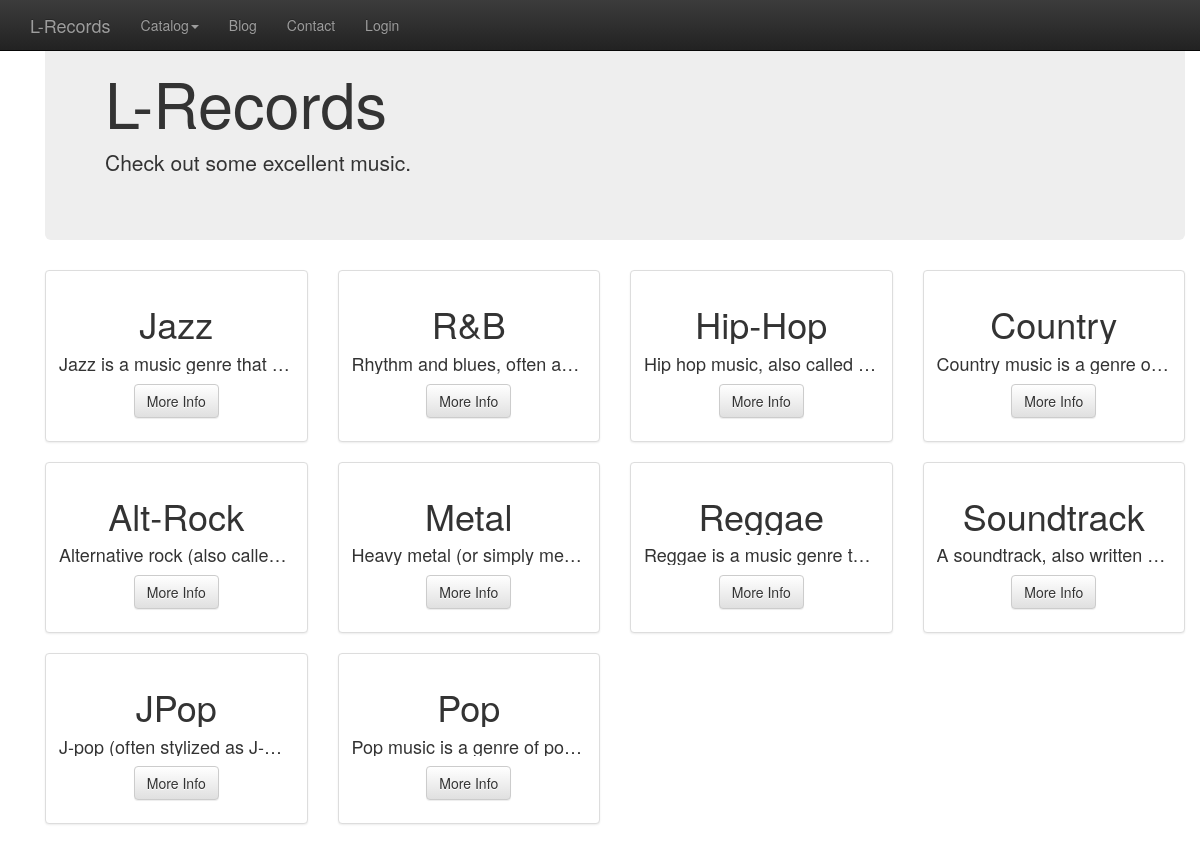
The app's page /genres with its own data.
### app/records/record_model.py (models this page shows, shortened)
class Base(db.Model):
    __abstract__ = True
    id = db.Column(db.Integer, primary_key=True)
    date_created = db.Column(db.DateTime, default=db.func.current_timestamp())
    date_modified = db.Column(db.DateTime, default=db.func.current_timestamp(
    ), onupdate=db.func.current_timestamp())

class Genre(Base):
    __tablename__ = 'genre'
    id = db.Column(db.Integer, primary_key=True)
    genre_name = db.Column(db.String(250), nullable=False)
    description = db.Column(db.String, nullable=True)
    genre_image = db.Column(db.VARCHAR(200), nullable=True)

### app/records/record_controllers.py (the view)
@recordBase.route('/genres', methods=['GET', 'POST'])
def showGenres():
    genres = db.session.query(Genre).all()
    if 'username' not in login_session:
        return render_template("genres/genres.html", genres=genres,
                               loggedIn=False)
    else:
        return render_template("genres/genres.html", genres=genres,
                               loggedIn=True)

### app/templates/genres/genres.html (shortened to what this page needs)
{% extends "main.html" %} {% block content %} {% include "header.html" %}
<div class="row text-center">
    {% for genre in genres %}
    <div class="col-md-3 col-sm-6 hero-feature">
        <div class="thumbnail">
            <div class="caption">
                <h1 class="item_title">{{ genre.genre_name }}</h1>
                <h4 class="item_info">{{ genre.description }}</h4>
                <p>
                    <a href="/genres/{{ genre.id }}" class="btn btn-default">More Info</a>
                </p>
            </div>
        </div>
    </div>
    {% endfor %}
</div>
{% endblock %}

### app/templates/main.html (shortened to what this page needs)
<!DOCTYPE html>
<html lang="en">
<head>
    <link rel=stylesheet type=text/css href="{{ url_for('static', filename='item_catalog.css') }}">
    <link rel="stylesheet" href="https://maxcdn.bootstrapcdn.com/bootstrap/3.3.6/css/bootstrap.min.css">
    <link rel="stylesheet" href="https://maxcdn.bootstrapcdn.com/bootstrap/3.3.6/css/bootstrap-theme.min.css">
</head>
<body>
    <div class="container">
        {% block content %} {% endblock %}
    </div>
</body>
</html>

### app/templates/header.html (shortened to what this page needs)
<nav class="navbar navbar-inverse navbar-fixed-top" role="navigation">
    <div class="container">
        <div class="navbar-header">
            <a class="navbar-brand" href="/records">L-Records</a>
        </div>
        <div class="collapse navbar-collapse" id="navbar-collapse-1">
            <ul class="nav navbar-nav">
                <li class="dropdown">
                    <a href="#" class="dropdown-toggle" data-toggle="dropdown" role="button" aria-haspopup="true" aria-expanded="false">Catalog<span class="caret"></span></a>
                </li>
                <li>
                    <a href="#">Blog</a>
                </li>
                <li>
                    <a href="#">Contact</a>
                </li>
                <li class='pull-right'>
                    {% if loggedIn %}
                    <a href='/gdisconnect'>Logout</a> {% else %}<a href='/login'>Login</a> {% endif %}
                </li>
            </ul>
        </div>
    </div>
</nav>
<div class="container">
    <header class="jumbotron">
        <div class="fluid-container">
            <h1>L-Records</h1>
            <p>Check out some excellent music.</p>
        </div>
    </header>

### app/static/item_catalog.css (style rules this page uses)
.item_title { white-space: nowrap; overflow: hidden; text-overflow: ellipsis; max-width: 300px; }
.item_info { white-space: nowrap; overflow: hidden; text-overflow: ellipsis; max-width: 500px; }

### records on screen
Genre: genre_name "Jazz", description "Jazz is a music genre that…"
Genre: genre_name "R&B", description "Rhythm and blues, often a…"
Genre: genre_name "Hip-Hop", description "Hip hop music, also called…"
Genre: genre_name "Country", description "Country music is a genre o…"
Genre: genre_name "Alt-Rock", description "Alternative rock (also calle…"
Genre: genre_name "Metal", description "Heavy metal (or simply me…"
Genre: genre_name "Reggae", description "Reggae is a music genre t…"
Genre: genre_name "Soundtrack", description "A soundtrack, also written…"
Genre: genre_name "JPop", description "J-pop (often stylized as J-…"
Genre: genre_name "Pop", description "Pop music is a genre of po…"
